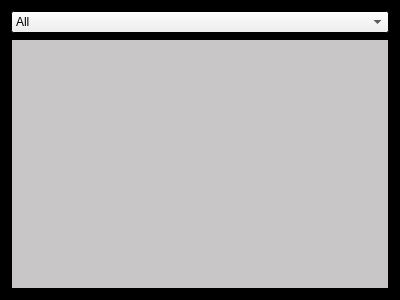
<?xml version="1.0" encoding="UTF-8"?>
<ui version="4.0">
 <class>TasksWidget</class>
 <widget class="QWidget" name="TasksWidget">
  <property name="geometry">
   <rect>
    <x>0</x>
    <y>0</y>
    <width>400</width>
    <height>300</height>
   </rect>
  </property>
  <property name="sizePolicy">
   <sizepolicy hsizetype="Expanding" vsizetype="Expanding">
    <horstretch>0</horstretch>
    <verstretch>0</verstretch>
   </sizepolicy>
  </property>
  <property name="palette">
   <palette>
    <active>
     <colorrole role="Base">
      <brush brushstyle="SolidPattern">
       <color alpha="255">
        <red>200</red>
        <green>198</green>
        <blue>198</blue>
       </color>
      </brush>
     </colorrole>
     <colorrole role="Window">
      <brush brushstyle="SolidPattern">
       <color alpha="255">
        <red>0</red>
        <green>0</green>
        <blue>0</blue>
       </color>
      </brush>
     </colorrole>
    </active>
    <inactive>
     <colorrole role="Base">
      <brush brushstyle="SolidPattern">
       <color alpha="255">
        <red>200</red>
        <green>198</green>
        <blue>198</blue>
       </color>
      </brush>
     </colorrole>
     <colorrole role="Window">
      <brush brushstyle="SolidPattern">
       <color alpha="255">
        <red>0</red>
        <green>0</green>
        <blue>0</blue>
       </color>
      </brush>
     </colorrole>
    </inactive>
    <disabled>
     <colorrole role="Base">
      <brush brushstyle="SolidPattern">
       <color alpha="255">
        <red>0</red>
        <green>0</green>
        <blue>0</blue>
       </color>
      </brush>
     </colorrole>
     <colorrole role="Window">
      <brush brushstyle="SolidPattern">
       <color alpha="255">
        <red>0</red>
        <green>0</green>
        <blue>0</blue>
       </color>
      </brush>
     </colorrole>
    </disabled>
   </palette>
  </property>
  <property name="windowTitle">
   <string>Tasks</string>
  </property>
  <layout class="QVBoxLayout" name="verticalLayout">
   <item>
    <widget class="QComboBox" name="_tasks_type">
     <item>
      <property name="text">
       <string>All</string>
      </property>
     </item>
     <item>
      <property name="text">
       <string>Playing And Waiting</string>
      </property>
     </item>
     <item>
      <property name="text">
       <string>Playing Only</string>
      </property>
     </item>
     <item>
      <property name="text">
       <string>Finished And Canceled</string>
      </property>
     </item>
    </widget>
   </item>
   <item>
    <widget class="QListWidget" name="_tasks_list"/>
   </item>
  </layout>
  <action name="_cancel_action">
   <property name="text">
    <string>cancel</string>
   </property>
  </action>
  <action name="_repeat_action">
   <property name="text">
    <string>repeat</string>
   </property>
  </action>
  <action name="_finish_action">
   <property name="text">
    <string>finish</string>
   </property>
  </action>
 </widget>
 <resources/>
 <connections/>
</ui>
